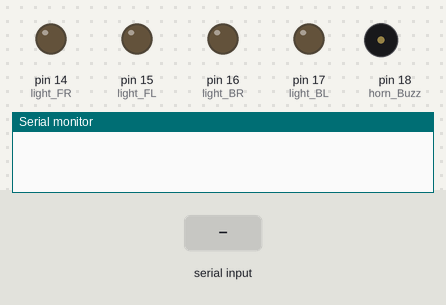
A sketch run on a simulated Arduino Uno, built with avr-gcc and run on an emulated ATmega328P. On the bench: output pins drawn as LEDs (lit = HIGH), buzzer (waves = sounding, pin HIGH), the last lines printed to the serial monitor. The test bench sets the inputs (shaded band).

Above: at 1.2 s.
1.3 s: "U" received over Serial
At 1.6 s:
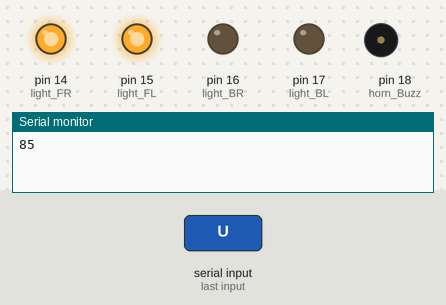
2.8 s: byte 86 ('V') received over Serial
At 3.9 s:
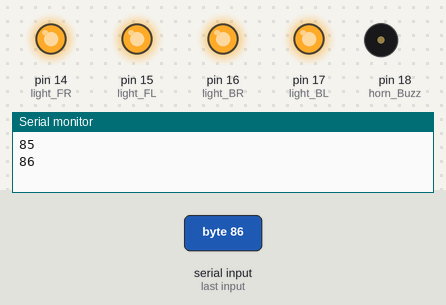
4.3 s: byte 87 ('W') received over Serial
At 5.1 s:
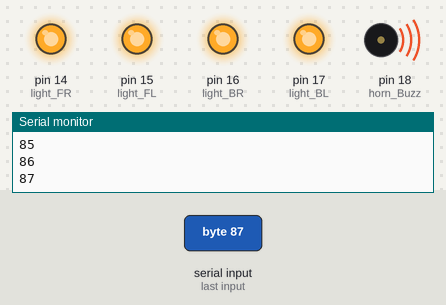
5.8 s: byte 118 ('v') received over Serial
At 6.2 s:
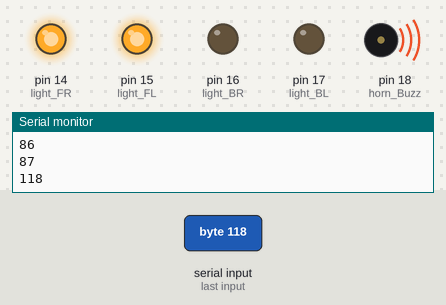
7.3 s: "u" received over Serial
At 8.5 s:
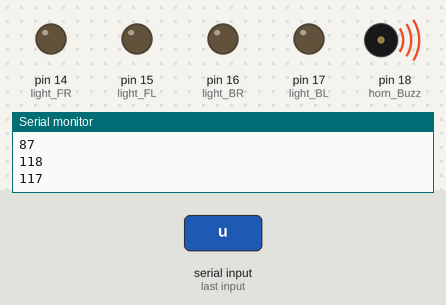
8.8 s: byte 86 ('V') received over Serial
At 9.7 s:
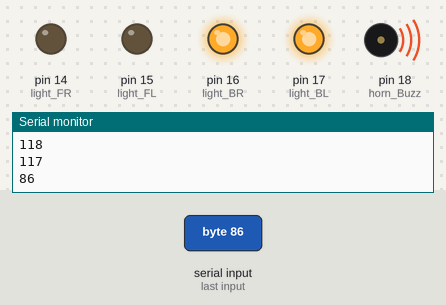
Timing chart, 0 to 11.3 s (numbered marks = the images above; inputs shaded):
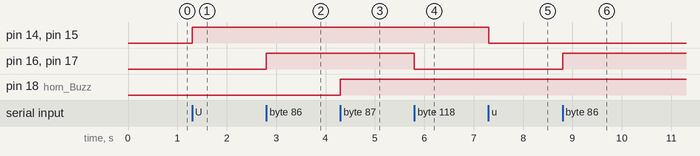

Measured:
- after the input at 1.3 s, pin 14 (light_FR), pin 15 (light_FL): LOW → HIGH at once
- after the input at 2.8 s, pin 16 (light_BR), pin 17 (light_BL): LOW → HIGH at once
- after the input at 4.3 s, pin 18 (horn_Buzz): LOW → HIGH at once
- after the input at 5.8 s, pin 16 (light_BR), pin 17 (light_BL): HIGH → LOW at once
- after the input at 7.3 s, pin 14 (light_FR), pin 15 (light_FL): HIGH → LOW at once
- after the input at 8.8 s, pin 16 (light_BR), pin 17 (light_BL): LOW → HIGH at once

The sketch:

RC_Car.ino
```cpp
#define light_FR  14    //LED Front Right
#define light_FL  15    //LED Front Left
#define light_BR  16    //LED Back Right
#define light_BL  17    //LED Back Left
#define horn_Buzz 18    //Horn Buzzer

int command;

bool moveForward = false;
bool moveBackward = false;
bool turnLeft = false;
bool turnRight = false;
bool lightFront = false;
bool lightBack = false;
bool horn = false;

void setup() {
  pinMode(light_FR, OUTPUT);
  pinMode(light_FL, OUTPUT);
  pinMode(light_BR, OUTPUT);
  pinMode(light_BL, OUTPUT);
  pinMode(horn_Buzz, OUTPUT);

  Serial.begin(9600);  //Set the baud rate to your Bluetooth module.
}

/*

  Just write forward(), back(), left(), right() and stop() function and you are good to go.

*/


void forward() {

}

void back() {

}

void left() {

}

void right() {

}

void Stop() {

}

void loop()
{
  if (moveForward)
  {
    forward();
  }
  else
  {
    Stop();
  }

  if (moveBackward)
  {
    back();
  }
  else
  {
    Stop();
  }

  if (turnLeft)
  {
    left();
  }
  else
  {
    Stop();
  }

  if (turnRight)
  {
    right();
  }
  else
  {
    Stop();
  }

  if (lightFront)
  {
    digitalWrite(light_FR, HIGH);
    digitalWrite(light_FL, HIGH);
  }
  else
  {
    digitalWrite(light_FR, LOW);
    digitalWrite(light_FL, LOW);
  }

  if (lightBack)
  {
    digitalWrite(light_BR, HIGH);
    digitalWrite(light_BL, HIGH);
  }
  else
  {
    digitalWrite(light_BR, LOW);
    digitalWrite(light_BL, LOW);
  }

  if (horn)
  {
    digitalWrite(horn_Buzz, HIGH);
  }
  else
  {
    digitalWrite(horn_Buzz, LOW);
  }

  if (Serial.available() > 0) {

    command = (char)Serial.read();
    Serial.println(command);

    switch (command) {
      case 'F':
        moveForward = true;
        break;
      case 'f':
        moveForward = false;
        break;
      case 'B':
        moveBackward = true;
        break;
      case 'b':
        moveBackward = false;
        break;
      case 'L':
        turnLeft = true;
        break;
      case 'l':
        turnLeft = false;
        break;
      case 'R':
        turnRight = true;
        break;
      case 'r':
        turnRight = false;
        break;
      case 'U':
        lightFront = true;
        break;
      case 'u':
        lightFront = false;
        break;
      case 'V':
        lightBack = true;
        break;
      case 'v':
        lightBack = false;
        break;
      case 'W':
        horn = true;
        break;
      case 'w':
        horn = false;
        break;

      default: Stop();
    }
  }
}
```
